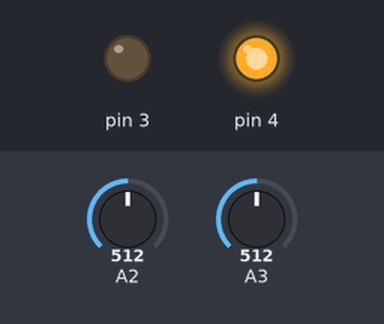
Simulated run of this sketch. Board: Arduino Uno, built with avr-gcc and run on an emulated ATmega328P. Parts: output pins drawn as LEDs (lit = HIGH). The test bench sets the inputs (shaded band); at power-on: A3 = 512, A2 = 512. What the sketch prints to the serial monitor is not drawn.

Above: at 0.8 s.
0.9 s: A3 set to 539
2.4 s: A3 set to 561
At 3.2 s:
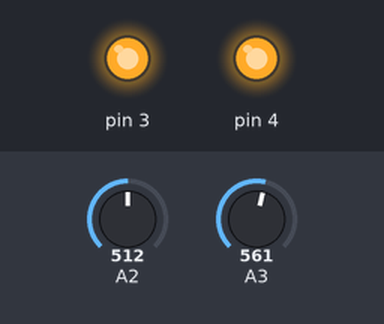
3.9 s: A2 set to 492
At 4.3 s:
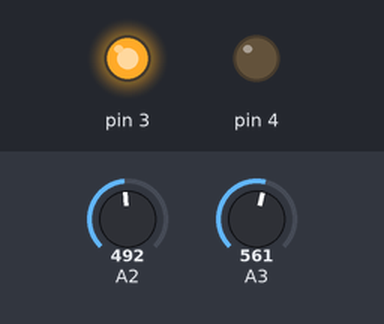
5.4 s: A3 set to 540
At 6.6 s:
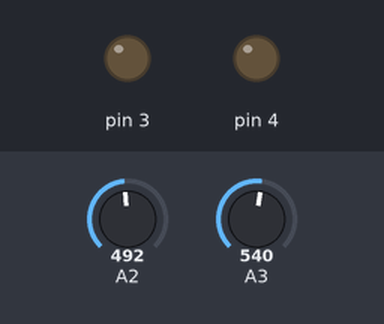
6.9 s: A3 set to 560
At 7.8 s:
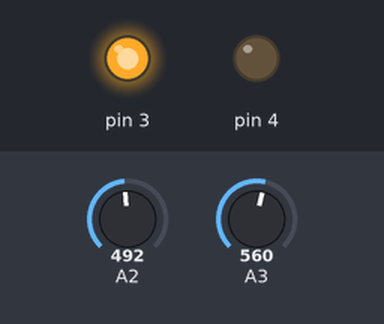
8.4 s: A3 set to 511
At 9.0 s:
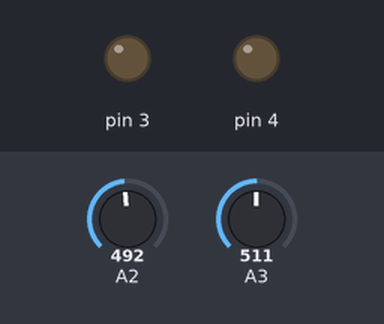
Timing chart, 0 to 10.9 s (numbered marks = the images above; inputs shaded):
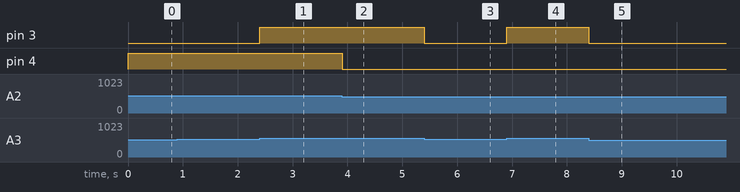

The sketch:

App.ino
```cpp
#include <avr/io.h>
#include <util/delay.h>
#include "DIO.h"
#include "ADC.h"
#include "UART.h"


int main(){
  init();
  int analgue_reading;
unsigned char buffer[4];
  while(1)
  {
    LDR();
    LIGHT();
    analgue_reading=Adc_ReadChannel(3);
    itoa(analgue_reading,buffer,10);
    Uart_SendString(buffer);
    Uart_SendString("\n");


  }
}

void init(){
    LDR();
    LIGHT();
    Uart_Init();
}

void LDR(void){
  float INTENSITY;
  Dio_SetPinDirection('D',4,1);//sets a pin direction
  Dio_SetPinDirection('C',2,0);

  Adc_Init();

  INTENSITY = Adc_ReadChannel(2);// reads the adc channel


  if(INTENSITY>500){


    Dio_SetPortDirection('D',4,1);
    //PORTB=0b00000100;
  }
    else
    Dio_SetPortDirection('D',4,0);


}

void LIGHT(void){
float volt;
  Dio_SetPinDirection('D',3,1);

  Dio_SetPinDirection('C',3,0);

  Adc_Init();

  volt = Adc_ReadChannel(3);


  if(volt>550){


    Dio_SetPortDirection('D',3,1);


  }
    else
    Dio_SetPortDirection('D',3,0);


}
```

ADC.h
```cpp
#ifndef __adc__
#define __adc__
void Adc_Init(void);
unsigned short Adc_ReadChannel(unsigned char ch);
#endif
```

ADC.ino
```cpp
#include <avr/io.h>
#include "adc.h"
#if !defined(AVR_ATmega328P)

void Adc_Init(void)
{
    // the AREF is equal to AVcc
    //ADMUX = (1<<REFS0);

    // ADC Enables and prescaler of 128
    // 16000000/128 = 125000

    ADCSRA = (1<<ADEN)|(1<<ADPS2)|(1<<ADPS1)|(1<<ADPS0);
}
unsigned short Adc_ReadChannel(unsigned char ch)
{

  // select the corresponding channel 0~7
  // ANDing with ’7′ will always keep the value
  // of ‘ch’ between 0 and 7
  ch &= 0b00000111;  // AND operation with 7
  ADMUX = (ADMUX & 0xF8)|ch; // clears the bottom 3 bits before ORing

  // starts a single conversion
  // writes a ’1′ in the ADSC
  ADCSRA |= (1<<ADSC);

  // waits for the conversion to be completed
  // the ADSC switches to ’0′ again
  // till then, runs a loop continuously
  while(ADCSRA & (1<<ADSC));

  return (ADC);

}
#endif
```

UART.h
```cpp
#ifndef __UART__
#define __UART__

void Uart_Init(void);

void Uart_SetBaudRate(unsigned short BuadRate);

void Uart_SendChar(unsigned char DataByte);

unsigned char Uart_IsDataAvailable(void);

unsigned char Uart_ReadData();

void Uart_SendString(unsigned char DataString[], unsigned char Size);

#endif
```

UART.ino
```cpp
#if !defined(__AVR_ATmega328P__)
#include <avr/iom328p.h>
#endif

#include "Uart.h"

#define _BV(bit) (1 << (bit))
#define bit_is_set(sfr, bit) (_SFR_BYTE(sfr) & _BV(bit))
#define bit_is_clear(sfr, bit) (!(_SFR_BYTE(sfr) & _BV(bit)))
#define loop_until_bit_is_set(sfr, bit) do { } while (bit_is_clear(sfr, bit))
#define loop_until_bit_is_clear(sfr, bit) do { } while (bit_is_set(sfr, bit))


void Uart_Init(void) {

    Uart_SetBaudRate(9600);

    /* Enable USART transmitter/receiver */
    UCSR0B = (1 << TXEN0) | (1 << RXEN0);

    /* 8 data bits, 1 stop bit */
    UCSR0C = (1 << UCSZ01) | (1 << UCSZ00);
}

void Uart_SetBaudRate(unsigned short BuadRate)
{
    unsigned short UBBR = ( (F_CPU / 16) /  BuadRate ) - 1;
    UBRR0L = (UBBR & 0xFF);
    UBRR0H = (( UBBR >> 8 ) & 0xFF);
}


void Uart_SendChar(unsigned char DataByte)
{
    // Wait until Write buffer is empty
    while ( ! (UCSR0A & ( 1 << UDRE0)) );
    UDR0 = DataByte;
}

unsigned char Uart_ReadData(void) {
    // Wait until data is received
    while ( ! (UCSR0A & ( 1 << RXC0)) );
    return UDR0;
}

void Uart_SendString(const char DataString[]){
    int i;
    for (i=0; DataString[i]; i++)
    {
        Uart_SendChar(DataString[i]);
    }
}
```

DIO.h
```cpp
#include <avr/io.h>

#define SetBit(Reg,Pin) (Reg |= (1<<Pin))//A Function that access register and sets a pin
#define ClearBit(Reg,Pin) (Reg &=~ (1<<Pin))//A Function that clears the pin in a register
#define ToggleBit(Reg,Pin) (Reg ^= (1<<Pin))//Changes pin in the register from 0 to 1 and vice versa
#define GetBit(Reg,Pin) (Reg&(1<<Pin))//function obtaining a value on the pin of the register

void Dio_SetPinDirection(unsigned char DDRX, unsigned char Pin,unsigned char Direction){//takes DDR value, A pin in the DDReither output or input
  switch (DDRX)//switches the cas function
  {

       case 'B'://register B in the DDR (ddrb)
    if (Direction == 1)
    {
      SetBit(DDRB,Pin);//sets the DDRB and a Pin number

    }
    else{
      ClearBit(DDRB,Pin); //clears a Pin and DDRB

    }
    break;
        case 'C':
    if (Direction == 1)
    {
      SetBit(DDRC,Pin); //sets a DDRC and a Pin number

    }
    else{
      ClearBit(DDRC,Pin); //clears a Pin and DDRC

    }
    break;
        case 'D'://the DDRD
    if (Direction == 1)
    {
      SetBit(DDRD,Pin); //sets tjhe DDRD and Pin

    }
    else{
      ClearBit(DDRD,Pin);  //  clears the pin

    }
    break; //when the condition is reached the condition is broken
}
}
unsigned char Dio_GetPinState(unsigned char Port,unsigned char pin){// reads the port and pin value
  int BitValue;
  switch(Port){//switches the case

    case 'B':
    BitValue = GetBit(PORTB,pin);//reads if PORT B is output or input

    break;
    case 'C':
    BitValue = GetBit(PORTC,pin);//reads if PORT C is output or input
    break;
    case 'D':
    BitValue = GetBit(PORTD,pin);//reads if PORT D is output or input
    break;
  }
  return BitValue;
}
void Dio_SetPortDirection(unsigned char PORTX, unsigned char Pin,unsigned char Direction){//the function takes the value for the Port, pin in the Port, the output or input
  switch (PORTX)
  {

       case 'B':
    if (Direction == 1)//sets the port as an output
    {
      SetBit(PORTB,Pin); //Sets Port B and the pin number as output

    }
    else{
      ClearBit(PORTB,Pin);//Clears Port B and Pin number

    }
    break;
        case 'C':
    if (Direction == 1)
    {
      SetBit(PORTC,Pin);//sets the port as an output

    }
    else{
      ClearBit(PORTC,Pin); //Clears Port C and Pin number

    }
    break;
        case 'D':
    if (Direction == 1)
    {
      SetBit(PORTD,Pin);//sets the port as an output

    }
    else{
      ClearBit(PORTD,Pin);//Clear Port D and Pin number

    }
    break;
}
}
```

Measured:
- the behaviour switches between 550 and 551 on A3 (found by bisection; images 0 and 1)
- the behaviour switches between 501 and 500 on A2 (found by bisection; images 1 and 2)
- after the input at 2.4 s, pin 3: LOW → HIGH at once
- after the input at 3.9 s, pin 4: HIGH → LOW at once
- after the input at 5.4 s, pin 3: HIGH → LOW at once
- after the input at 6.9 s, pin 3: LOW → HIGH at once
- after the input at 8.4 s, pin 3: HIGH → LOW at once
